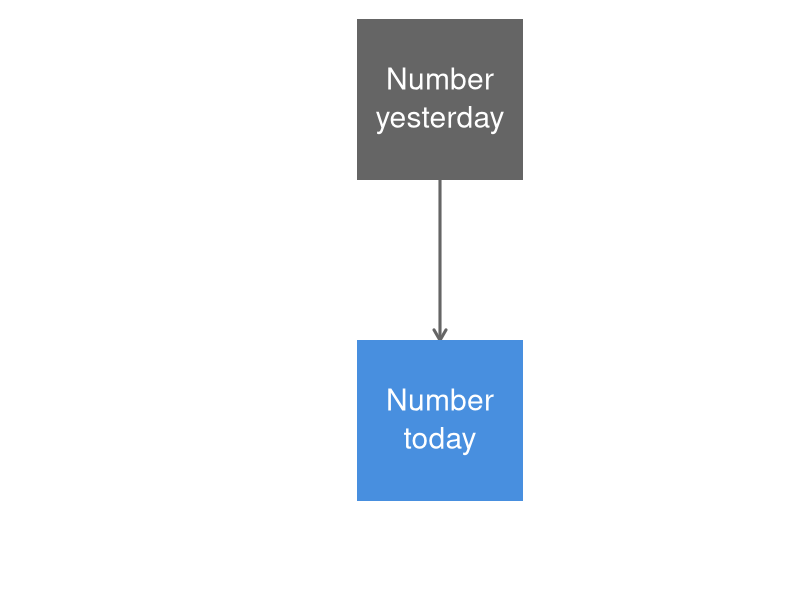
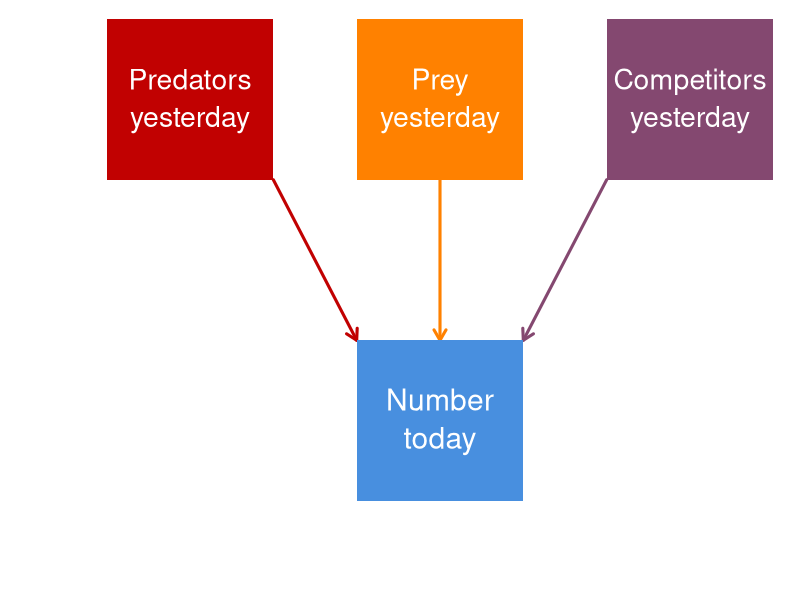
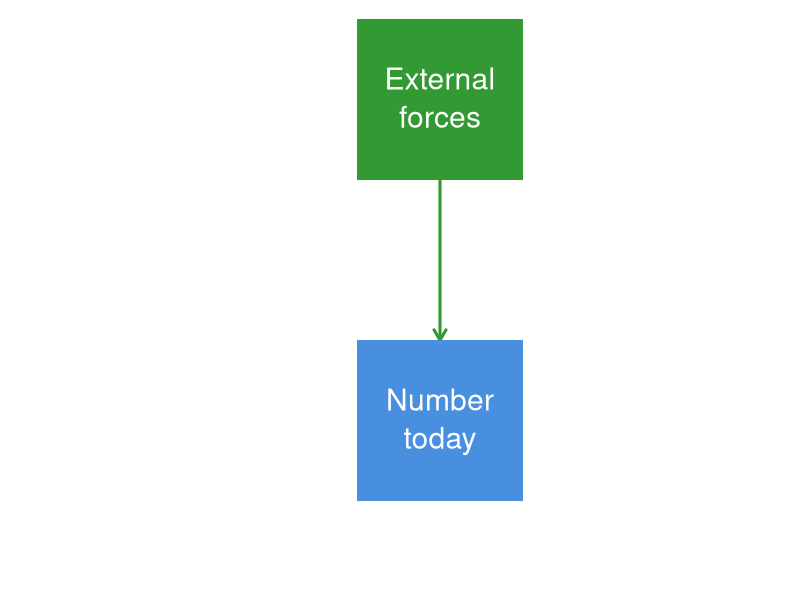

Generate these figures, in order, with R:
## ---- chunk 1
knitr::opts_chunk$set(echo = FALSE)
set.seed(206)
## ---- chunk 2
par(mai=c(0.8,0.8,0,0), omi=rep(0,4))
## boundaries
ss <- 5
nn <- 8
rr <- ss*3
cc <- ss*nn
## mid-points
xm <- seq(5,cc-ss,rr)
ymt <- rr - ss/2
ymb <- ss/2
## arrow locs
y0 <- rr - ss
y1 <- ss
## empty plot space
plot(c(0,cc), c(0,rr), type="n", xlab="", ylab="",
     xaxt="n", yaxt="n", bty="n")
## top row
symbols(x=xm[2], y=ymt, rectangles=matrix(c(2*ss,ss),1,2),
        lty="solid",  bg="#656565", fg=NA,
        inches=FALSE, add=TRUE, lwd=3)
text("Number", x=xm[2], y=ymt, cex=1.8, col="#ffffff", pos=3)
text("yesterday", x=xm[2], y=ymt, cex=1.8, col="#ffffff", pos=1)
## arrows
arrows(x0=xm[2], y0=y0, y1=y1,
       col="#656565", lwd=3, length=0.12)
## bottom row: obs
symbols(x=xm[2], y=ymb, rectangles=matrix(c(2*ss,ss),1,2),
        lty="solid",  bg="#488fdf", fg=NA,
        inches=FALSE, add=TRUE, lwd=3)
text("Number", x=xm[2], y=ymb, cex=1.8, col="#ffffff", pos=3)
text("today", x=xm[2], y=ymb, cex=1.8, col="#ffffff", pos=1)
## ---- chunk 3
par(mai=c(0.8,0.8,0,0), omi=rep(0,4))
## empty plot space
plot(c(0,cc), c(0,rr), type="n", xlab="", ylab="",
     xaxt="n", yaxt="n", bty="n")
## top row
symbols(x=xm, y=rep(ymt,3),
        rectangles=matrix(c(2*ss,ss),3,2,byrow=TRUE),
        lty="solid",  bg=c("#c10101","#ff8100","#844870"),
        fg=NA,
        inches=FALSE, add=TRUE, lwd=3)
text(c("Predators","Prey","Competitors"),
     x=xm, y=rep(ymt,3), cex=1.7, col="#ffffff", pos=3)
text("yesterday", x=xm, y=rep(ymt,3), cex=1.7, col="#ffffff", pos=1)
## arrows
arrows(x0=ss*seq(2,6,2), x1=ss*seq(3,5),
       y0=y0, y1=y1,
       col=c("#c10101","#ff8100","#844870"), lwd=3, length=0.12)
## bottom row: obs
symbols(x=xm[2], y=ymb, rectangles=matrix(c(2*ss,ss),1,2),
        lty="solid",  bg="#488fdf", fg=NA,
        inches=FALSE, add=TRUE, lwd=3)
text("Number", x=xm[2], y=ymb, cex=1.8, col="#ffffff", pos=3)
text("today", x=xm[2], y=ymb, cex=1.8, col="#ffffff", pos=1)
## ---- chunk 4
par(mai=c(0.8,0.8,0,0), omi=rep(0,4))
## empty plot space
plot(c(0,cc), c(0,rr), type="n", xlab="", ylab="",
     xaxt="n", yaxt="n", bty="n")
## top row
symbols(x=xm[2], y=ymt, rectangles=matrix(c(2*ss,ss),1,2),
        lty="solid",  bg="#339933", fg=NA,
        inches=FALSE, add=TRUE, lwd=3)
text("External", x=xm[2], y=ymt, cex=1.8, col="#ffffff", pos=3)
text("forces", x=xm[2], y=ymt, cex=1.8, col="#ffffff", pos=1)
## arrows
arrows(x0=xm[2], y0=y0, y1=y1,
       col="#339933", lwd=3, length=0.12)
## bottom row: obs
symbols(x=xm[2], y=ymb, rectangles=matrix(c(2*ss,ss),1,2),
        lty="solid",  bg="#488fdf", fg=NA,
        inches=FALSE, add=TRUE, lwd=3)
text("Number", x=xm[2], y=ymb, cex=1.8, col="#ffffff", pos=3)
text("today", x=xm[2], y=ymb, cex=1.8, col="#ffffff", pos=1)
